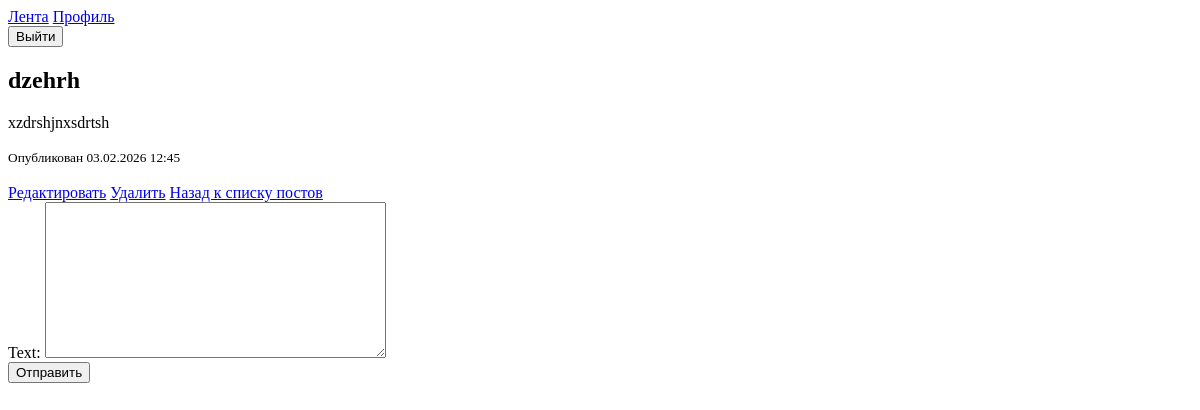
The page /posts/4/ (signed in) on the database as committed earlier.
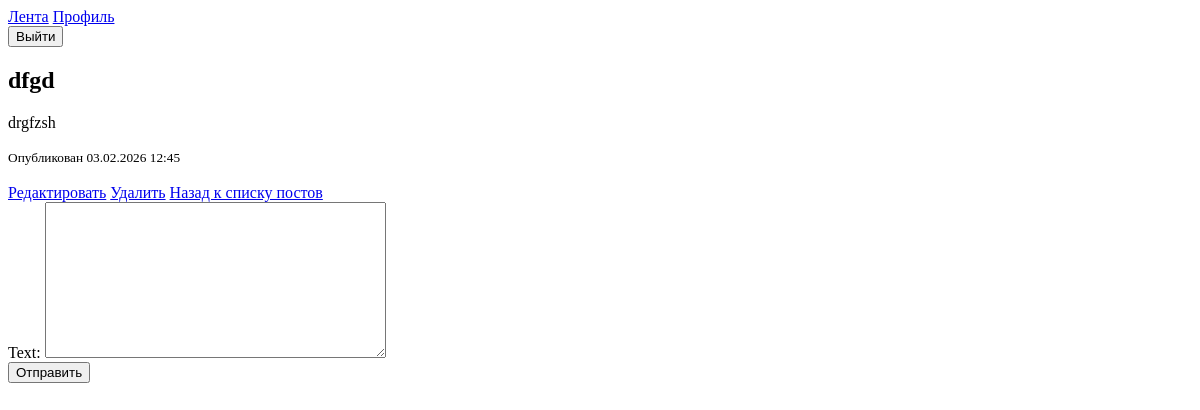
The same page on the database as committed later.
### post/models.py (models this page shows, shortened)
class Post(models.Model):
    title = models.CharField(max_length=100)
    content = models.TextField()
    created_at = models.DateTimeField(auto_now_add=True)
    author = models.ForeignKey(User, on_delete=models.CASCADE)

### post/views.py (the view)
# urls.py: path('posts/<int:post_id>/', views.post_details, name='post_details'),
def post_details(request, post_id):
    post = get_object_or_404(Post, pk=post_id)
    comments = post.comments.all().order_by('-created_at')
    if request.method == 'POST':
        form = CommentForm(request.POST)
        if form.is_valid():
            comment = form.save(commit=False)
            comment.post = post
            comment.author = request.user
            comment.save()
            return redirect('post_details', post_id=post.id)
    else:
        form = CommentForm()
    return render(request, 'post/post_details.html',
                                {'post': post,
                                        'comments': comments,
                                        'form': form})

### post/forms.py
class CommentForm(forms.ModelForm):
    class Meta:
        model = Comment
        fields = ['text']

### post/templatetags/post_extras.py (called while the page is built, shortened)
@register.filter
def smart_time(value):
    if not value:
        return ""
    now = timezone.now()
    diff = now - value
    if value.date() == now.date():
        return f'Сегодня в {value.strftime("%H:%M")}'
    if value.date() == now.date() - timedelta(days=1):
        return f'Вчера в {value.strftime("%H:%M")}'
    return f'{value.strftime("%d.%m.%Y %H:%M")}'

### post/templates/post/post_details.html (shortened to what this page needs)
{% extends 'base.html' %}
{% load post_extras %}
{% block content %}
    <div>
        <h2>{{ post.title }}</h2>
        <p>{{ post.content }}</p>
        <small>Опубликован {{ post.created_at|smart_time }}</small>
    </div>
    <br>
    {% if post.author == user %}
        <a href="{% url 'edit_post' post.id %}">Редактировать</a>
        <a href="{% url 'delete_post' post.id %}">Удалить</a>
    {% endif %}
    <a href="{% url 'post_list' %}">Назад к списку постов</a>
{% if user.is_authenticated %}
    <form method="post">
        {{ form }}
        <button type="submit">Отправить</button>
    </form>
{% endif %}
{% endblock %}

Rows that differ between the two databases and show on the page:
changed Post: title "dzehrh" → "dfgd"; content "xzdrshjnxsdrtsh" → "drgfzsh"
